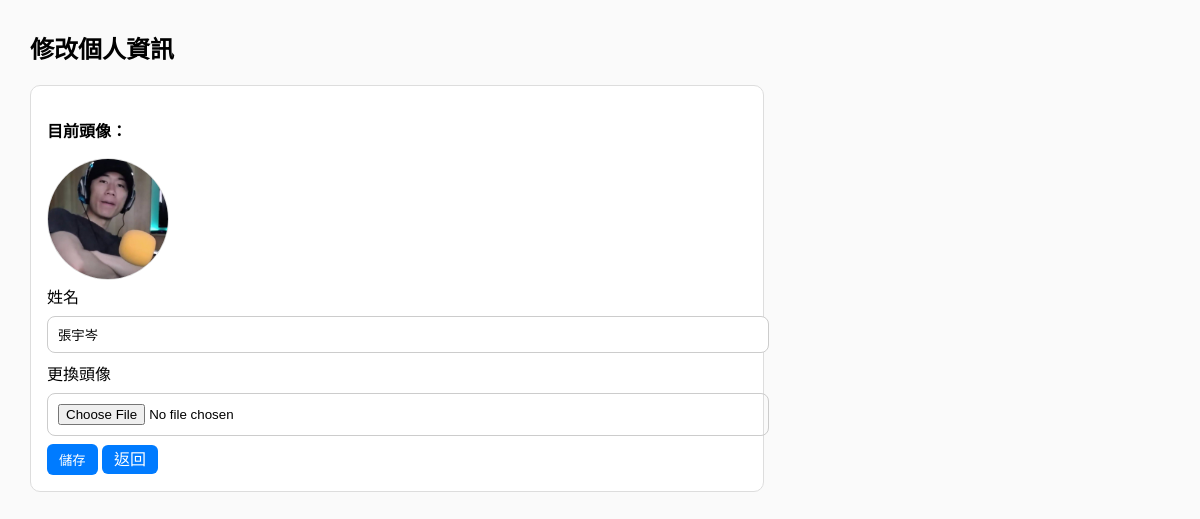
Page /profile/edit/ (signed in) on the committed database.
### course/models.py (models this page shows, shortened)
class Profile(models.Model):
    ROLE_CHOICES = (
        ('teacher', '教師'),
        ('student', '學生'),
    )
    user = models.OneToOneField(User, on_delete=models.CASCADE, related_name="profile")
    role = models.CharField(max_length=10, choices=ROLE_CHOICES, default='student')
    full_name = models.CharField(max_length=50, blank=True)
    avatar = models.ImageField(upload_to='avatars/', null=True, blank=True)

### course/views.py (the view)
# urls.py: path('profile/edit/', views.edit_profile, name='edit_profile'),
@login_required
def edit_profile(request):
    profile = request.user.profile
    if request.method == 'POST':
        profile.full_name = request.POST.get('full_name', profile.full_name).strip()
        if 'avatar' in request.FILES:
            profile.avatar = request.FILES['avatar']
        profile.save()
        return redirect('edit_profile')
    return render(request, 'student/edit_profile.html', {'profile': profile})

### course/templates/student/edit_profile.html (shortened to what this page needs)
<!DOCTYPE html>
<html lang="zh-Hant">
<head>
</head>
<body>
  <h2>修改個人資訊</h2>
  <div class="box">
    <p><b>目前頭像：</b></p>
    {% if profile.avatar %}
      <img src="{{ profile.avatar.url }}" alt="avatar">
    {% else %}
      <p>尚未上傳</p>
    {% endif %}
    <form method="post" enctype="multipart/form-data">
      <label>姓名</label>
      <input type="text" name="full_name" value="{{ profile.full_name }}" required>
      <label>更換頭像</label>
      <input type="file" name="avatar" accept="image/*">
      <button type="submit">儲存</button>
      <a href="{% url 'student_courses' %}">返回</a>
    </form>
  </div>
</body>
</html>

### course/templates/student/edit_profile.html (style rules this page uses)
body { font-family:"微軟正黑體",sans-serif; margin:30px; background:#fafafa; }
.box { max-width:700px; background:#fff; border:1px solid #ddd; border-radius:10px; padding:16px; }
input { width:100%; padding:10px; border:1px solid #ccc; border-radius:8px; margin:8px 0; }
a, button { background:#007bff; color:#fff; padding:6px 12px; border:none; border-radius:6px; text-decoration:none; cursor:pointer; }
img { width:120px; height:120px; object-fit:cover; border-radius:50%; border:1px solid #ddd; }

### rows in the picture
Profile: avatar (picture), full_name "張宇岑"
